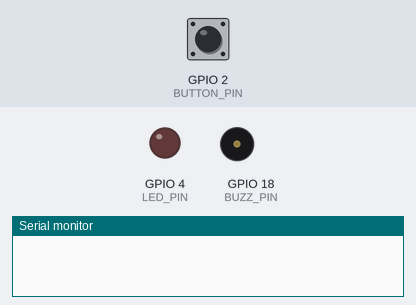
The sketch below on a simulated ESP32. On the bench: output pins drawn as LEDs (lit = HIGH), buzzer (waves = sounding, pin HIGH), the last lines printed to the serial monitor. Inputs (shaded band) come from the test bench; at power-on: GPIO 2 (BUTTON_PIN) HIGH.

Above: at 1.2 s.
1.3 s: GPIO 2 (BUTTON_PIN) pulled LOW for 0.15 s
At 2.5 s:
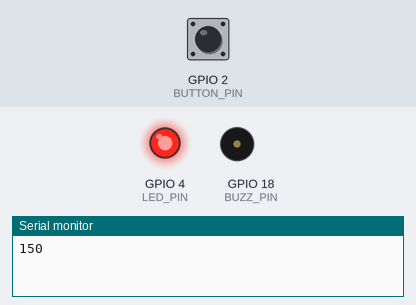
4.4 s: GPIO 2 (BUTTON_PIN) pulled LOW for 1 s
At 8.2 s:
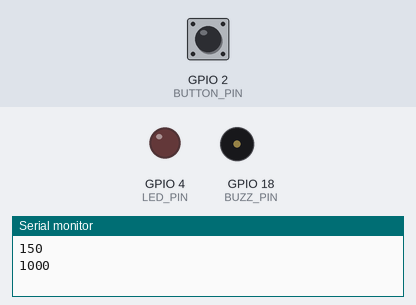
8.4 s: GPIO 2 (BUTTON_PIN) pulled LOW for 3.2 s
At 12.0 s:
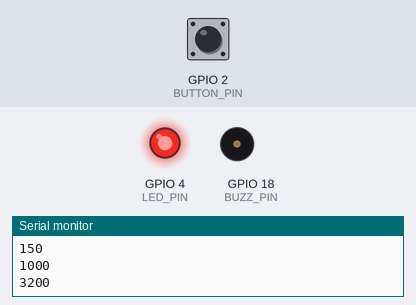
Timing chart, 0 to 15.1 s (numbered marks = the images above; inputs shaded):
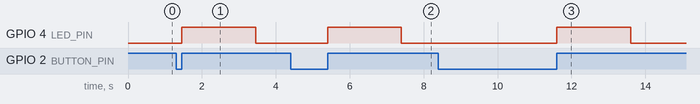

Measured:
- after the input at 1.3 s, GPIO 4 (LED_PIN): LOW → HIGH after 0.15 s, → LOW 2.0 s later
- after the input at 4.4 s, GPIO 4 (LED_PIN): LOW → HIGH after 1.0 s, → LOW 2.0 s later
- after the input at 8.4 s, GPIO 4 (LED_PIN): LOW → HIGH after 3.2 s, → LOW 2.0 s later

The sketch:

4_5.ino
```cpp
#define BUTTON_PIN 2
#define LED_PIN 4
#define BUZZ_PIN 18

int buttonState;
int previousButtonState = HIGH;
unsigned long buttonpressStartMillis = 0;
unsigned long buttonpressEndMillis = 0;
unsigned long ledMillis = 0;
unsigned long currentMillis;

void setup() {
  pinMode(BUTTON_PIN, INPUT_PULLUP);
  pinMode(LED_PIN, OUTPUT);
  pinMode(BUZZ_PIN, OUTPUT);
  Serial.begin(9600);
}

void loop() {
  buttonState = digitalRead(BUTTON_PIN);
  currentMillis = millis();
  if (buttonState == LOW && previousButtonState == HIGH) {
    buttonpressStartMillis = currentMillis;
    previousButtonState = buttonState;
  }
  else if (buttonState == HIGH && previousButtonState == LOW) {
    buttonpressEndMillis = currentMillis;
    previousButtonState = buttonState;
  }
  if (buttonpressEndMillis > buttonpressStartMillis) {
    unsigned long pressDuration = buttonpressEndMillis-buttonpressStartMillis;
    Serial.println(pressDuration);
    if (pressDuration > 5000) {
      tone(BUZZ_PIN, 400, 2000);
    }
    else {
      digitalWrite(LED_PIN, HIGH);
      delay(2000);
      digitalWrite(LED_PIN, LOW);
    }
    // Do not run this if-statement until the button is pressed again:
    buttonpressEndMillis = 0;
  }
}
```
